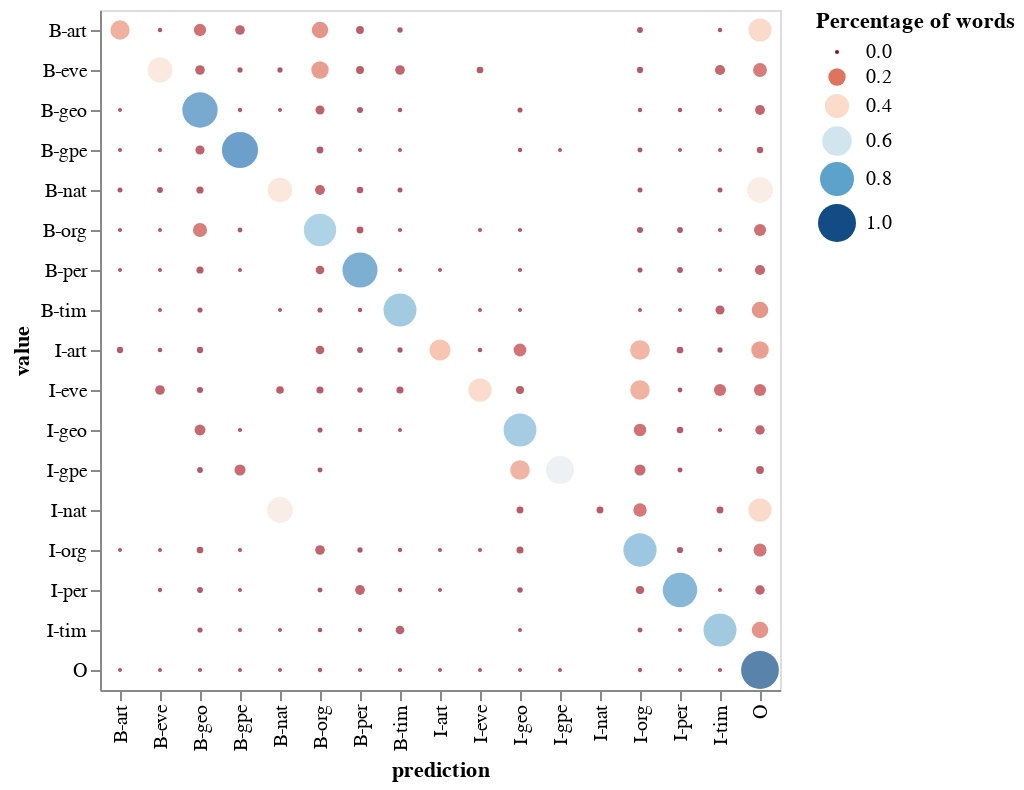

Notebook code for this chart:
### Code cell
# Evaluate train dataset
O_value = train_seq.y_dict['O']  # code of 'O' value, to be ignored
eval_train = evaluate_corpus(train_seq.seq_list, pred_train, train_seq.y_dict, ignore_tag_code=O_value)

### Figure 1 — Vega-Lite specification as saved in the notebook (floating-point values rounded to 4 significant figures; data arrays with more than 128 entries replaced by an {"elided": "..."} marker saying what was removed)
{"config": {"view": {"continuousWidth": 400, "continuousHeight": 300}}, "data": {"name": "data-b04399f913ecb4461c310da124080b43"}, "mark": "circle", "encoding": {"color": {"field": "pct_cases", "scale": {"domain": [0, 1], "scheme": "redblue"}, "type": "quantitative"}, "size": {"field": "pct_cases", "legend": {"title": "Percentage of words"}, "scale": {"domain": [0, 1]}, "type": "quantitative"}, "tooltip": [{"field": "value", "type": "nominal"}, {"field": "prediction", "type": "nominal"}, {"field": "pct_cases", "format": ".2%", "type": "quantitative"}, {"field": "num_cases", "type": "quantitative"}], "x": {"field": "prediction", "type": "ordinal"}, "y": {"field": "value", "type": "ordinal"}}, "$schema": "https://vega.github.io/schema/vega-lite/v4.17.0.json", "datasets": {"data-b04399f913ecb4461c310da124080b43": {"elided": "196 records"}}}
